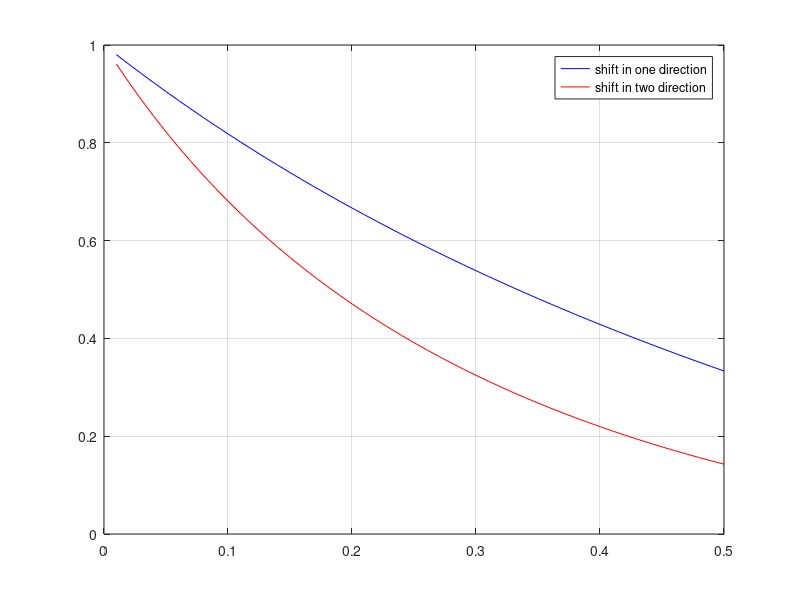

Reproduce this figure in MATLAB.
% Overlap of neighboring bbox as a function of shift

shift = 0.01:0.01:0.5;

for i = 1:length(shift)
    over1(i) = (1-shift(i)) / (2 - (1-shift(i)));
    over2(i) = (1-shift(i))^2 / (2 - (1-shift(i))^2);
end
clf;
plot(shift,over1,'b'); hold on;
plot(shift,over2,'r')
legend('shift in one direction','shift in two direction');
grid on;

print(gcf,'-depsc2','bbox_overlap_on_shift.eps');


